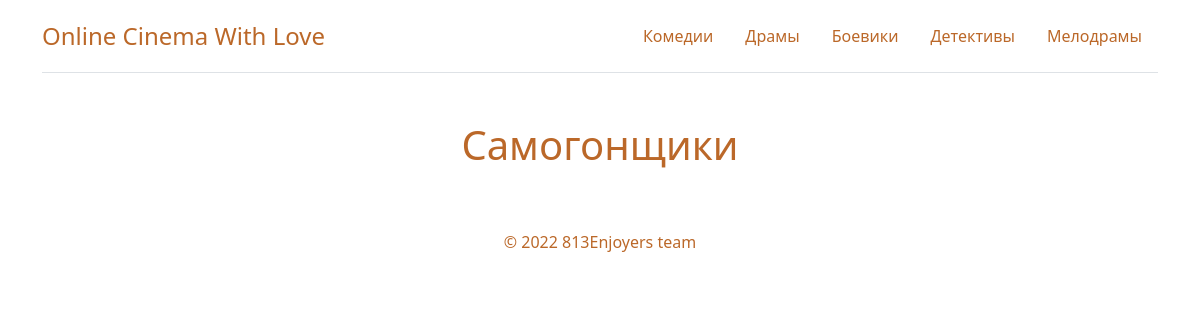
Screenshot of /player/2/ with the database file from the repository.
### torrentCinema/models.py (models this page shows, shortened)
class Category(models.Model):
    name = models.CharField(max_length=255,verbose_name='Название')
    maincategory = models.BooleanField(default=True, verbose_name='Главная категория')
    class Meta:
        verbose_name = 'Категория'
        verbose_name_plural = 'Категории'

class Film(models.Model):
    name = models.CharField(max_length=255, verbose_name='Название')
    description = models.TextField(verbose_name='Описание')
    releaseDate = models.DateField(null=True, verbose_name='Дата Публикации')
    rating = models.IntegerField( null=True, verbose_name='Рейтинг')
    from_torrent = models.BooleanField(null=True, default=True, verbose_name='Загрузка с торрента')
    imagePath = models.TextField(null=True, verbose_name='Путь до постера')
    magnet = models.TextField(max_length=1024, null=True, verbose_name='Магнет ссылка')
    category = models.ForeignKey(Category, on_delete=models.SET_NULL, null=True, verbose_name='Категория')
    class Meta:
        verbose_name = 'Фильм'
        verbose_name_plural = 'Фильмы'

### torrentCinema/views.py (the view)
# urls.py: path('player/<int:filmId>/', views.player, name='player')
def player(request, filmId):
    p = Category.objects.filter(maincategory=True)
    film = Film.objects.get(pk=filmId)
    return render(request, 'main/player.html', {'film': film,"cat_list": p})

### torrentCinema/templates/main/player.html (shortened to what this page needs)
{% extends 'main/base.html' %}
{% block description %}
{{ film.name }}
{% endblock %}
{% block content %}
    <footer class="footer-nongrad">
        <p>© 2022 813Enjoyers team
        </p>
    </footer>
{% endblock %}

### torrentCinema/templates/main/base.html (shortened to what this page needs)
{% load static %}
<!doctype html>
<html lang="en">
<head>
    <link rel="stylesheet" href="{% static 'css/genre-pages.css'%}" type="text/css">
    <link href="https://cdn.jsdelivr.net/npm/bootstrap@5.2.0-beta1/dist/css/bootstrap.min.css" rel="stylesheet">
</head>
<body>
<main id="scrollbar">
    <div id="navigation" class="container header">
        <header class="d-flex flex-wrap justify-content-center py-3 border-bottom">
            <a href="/" class="d-flex align-items-center mb-3 mb-md-0 me-md-auto text-dark text-decoration-none">
                <span class="fs-4" style="color: #bb6829">Online Cinema With Love</span></a>
            <ul class="nav nav-pills">
                {% for category in cat_list %}
                <li class="nav-item"><a href="/genre/{{category.id}}" class="nav-link" aria-current="page" style="color: #bb6829">{{category.name}}</a></li>
                {% endfor %}
            </ul>
        </header>
    </div>
    <section id="description" class="text-center container">
        <div class="row py-lg-5">
            <div class="col-lg-6 col-md-8 mx-auto">
                <section class="description">
                    <h1>{% block description %}{% endblock %}</h1>
                </section>
            </div>
        </div>
    </section>
    {% block content %}{% endblock %}
</main>
</body>
</html>

### static/css/genre-pages.css (style rules this page uses)
* { box-sizing: border-box; }
#navigation { position: sticky; top: 0; background-color: white; z-index: 10000; }
.description { color: #bb6829; position: relative; width: 100%; display: flex; justify-content: center; align-items: center; }
.footer-nongrad { width: 100%; padding-bottom: 25px; display: flex; justify-content: center; align-items: center; padding: 5px; color: #bb6829; }

### torrentCinema/templates/main/base.html (style rules this page uses)
a { text-decoration: none; }

### rows the page displays
Category: name "Комедии"
Category: name "Драмы"
Category: name "Боевики"
Category: name "Детективы"
Category: name "Мелодрамы"
Film: name "Самогонщики"
